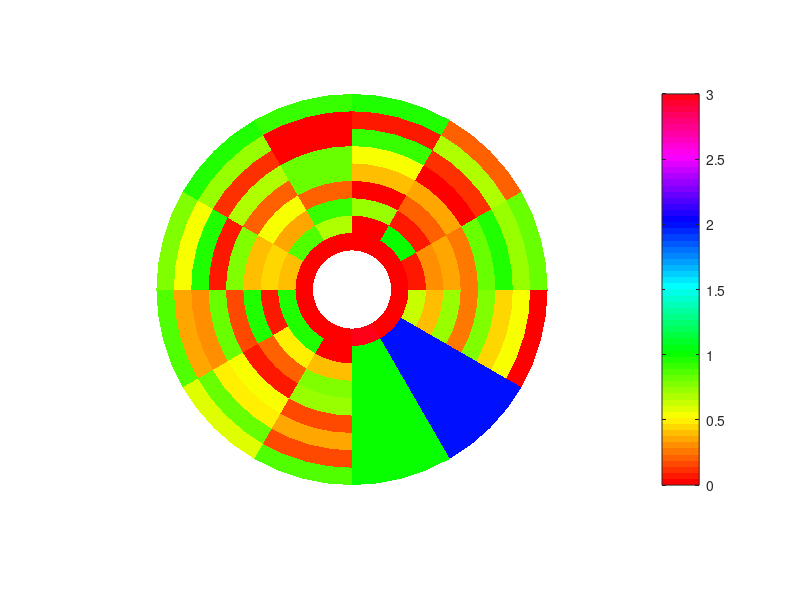

Source code (MATLAB):
% BULLSEYE plots patch data in polar coordinates.  The DATA matrix is
% mapped to a bullseye plot as follows.  The matrix rows are mapped to 
% the circumference and matrix columns are mapped to radial direction.  For
% example, the top-left (first row, first column) data point in the matrix is
% mapped to the inner-most radial patch and starts from 0 degrees (far
% right of bullseye, not top) and extends counter-clockwise.  
%
% If you use the hard coded cardiac anatomic lables then this first
% row is within the INFEROTLATERAL segment.  The last row is within the
% INFERIOR segment.
%
% SYNTAX: h=bullseye(DATA,varargin)
%
% color       - matrix of data (ROWSxCOLUMNS==CIRCUMFERENCExRADIUS)
% param.N     - number of points used to define each patch
% param.rho   - 2x1 or 1x2 vector of inner and outer radius
% param.tht   - 2x1 or 1x2 vector of beginning and ending circumference in DEGREES
% param.tht0  - 1x1 value in degrees indicating the circumferential location of the first segment (>0 is CCW)
% param.labels- 0 or 1, flag that turns on anatomic labeling
% param.lines - 1x2 or 2x1, determines number of RADIAL x CIRCUMFERENTIAL lines to use for anatomic sector emphasis
%
% h     - handle for the patch object
%
% Example: bullseye;                                    % Try running it with no input arguments.
%          bullseye(rand(3,5),'N',100,'tht',[45 180]);
%
% Feedback:  Rate this file @ <a href="matlab:web('http://www.mathworks.com/matlabcentral/fileexchange/loadAuthor.do?objectType=author&objectId=1093772','-browser')">MATLAB Central File Exchange</a>
%
% DBE 2004/07/21
% DBE 2005/10/24 Minor bug fixes

% http://www.mathworks.com/matlabcentral/fileexchange/loadAuthor.do?objectType=author&objectId=1093772&objectType=author

function [h,t]=bullseye(data,varargin);
figure;
hold on;
if nargin==0
  data=rand(12,9);
  data(1,:)=1;
  data(2,:)=2;
  data(:,1)=0;
  data(1,1)=3;
  data
end

data=flipud(data);  % The matrices are defined from left to right...graph is CCW

param.N    =[];
param.rho  =[];
param.tht  =[];
param.tht0 =[];
param.label=[];
param.lines=[];

i = 1;
while i <= length(varargin);
  switch lower(varargin{i})
    case 'n'
      param.N    =varargin{i+1};   i=i+2;
    case 'rho'
      param.rho  =varargin{i+1};   i=i+2;
    case 'tht'
      param.tht  =varargin{i+1};   i=i+2;
    case 'tht0'
      param.tht0 =varargin{i+1};   i=i+2;
    case {'label','labels'}
      param.label=varargin{i+1};   i=i+2;
    case 'lines'
      param.lines=varargin{i+1};   i=i+2;
    otherwise
      error(['Input argument ',varargin{i},' not valid.']);
  end
end

if isempty(param.N   ),      param.N     =5                            ; end
if isempty(param.rho ),      param.rho   =[1 5]                        ; end
if isempty(param.tht ),      param.tht   =[0 360]                      ; end
if isempty(param.tht0),      param.tht0  =0                            ; end
if isempty(param.label),     param.label =0                            ; end
if isempty(param.lines),     param.lines =[]                           ; end

[X,Y]=gen_xy(data,param);
h=patch(X,Y,lin(data')');


% Make colormap:
max_color = [47    85   94] ./ 255;
min_color = [51   213  255] ./ 255;

r_vec     = linspace(max_color(1), min_color(1), numel(data));
g_vec     = linspace(max_color(2), min_color(2), numel(data));
b_vec     = linspace(max_color(3), min_color(3), numel(data));

% Looks good:
% max_color = [  0    0    0] ./ 255;
% red_color = [51    213    255] ./ 255;
% min_color = [255  255  255] ./ 255;
% 
% 
% r_vec     = horzcat(linspace(max_color(1), red_color(1), numel(data) / 2), linspace(red_color(1), min_color(1), numel(data) / 2));
% g_vec     = horzcat(linspace(max_color(2), red_color(2), numel(data) / 2), linspace(red_color(2), min_color(2), numel(data) / 2));
% b_vec     = horzcat(linspace(max_color(3), red_color(3), numel(data) / 2), linspace(red_color(3), min_color(3), numel(data) / 2));

map = [r_vec; g_vec; b_vec]';

% SPECT colors:
% min_color    = [  0    0        0] ./ 255;
% yellow_color = [255  255        0] ./ 255;             
% red_color    = [255    0        0] ./ 255;
% purple_color = [126    0      227] ./ 255;
% max_color    = [255    255    255] ./ 255;
% n = 4;
% 
%             
%             
% r_vec       = [   linspace(max_color(1), yellow_color(1), numel(data)/n)...
%                linspace(yellow_color(1),    red_color(1), numel(data)/n)...
%                linspace(   red_color(1), purple_color(1), numel(data)/n)...
%                linspace(purple_color(1),    min_color(1), numel(data)/n)  ];
% 
% g_vec       = [   linspace(max_color(2), yellow_color(2), numel(data)/n)...
%                linspace(yellow_color(2),    red_color(2), numel(data)/n)...
%                linspace(   red_color(2), purple_color(2), numel(data)/n)...
%                linspace(purple_color(2),    min_color(2), numel(data)/n)  ];
% 
% b_vec       = [   linspace(max_color(3), yellow_color(3), numel(data)/n)...
%                linspace(yellow_color(3),    red_color(3), numel(data)/n)...
%                linspace(   red_color(3), purple_color(3), numel(data)/n)...
%                linspace(purple_color(3),    min_color(3), numel(data)/n)  ];
% r_vec      = flipdim(r_vec, 2);
% g_vec      = flipdim(g_vec, 2);
% b_vec      = flipdim(b_vec, 2);
% map = [r_vec; g_vec; b_vec]';


colormap(hsv);
% colormap(map);
% h=patch(X,Y,color_mat);
set(h,'linewidth',1,'edgecolor','none');
if ~isempty(param.lines)
  [X,Y]=gen_xy(zeros(param.lines),param);

  h=patch(X,Y,lin(zeros(param.lines)')');
    set(h,'linewidth',1,'facecolor','none','edgecolor','none');
end

axis equal off;
set(gcf,'color',[1 1 1]);

if param.label, t=bull_labels(param); end

c=colorbar;

return

function [X,Y]=gen_xy(data,param);
ind=1;
for j=1:size(data,1)
  for k=1:size(data,2)
    dtht=-diff(param.tht)/size(data,1);
    tht1=dtht*(j-1)+param.tht(1)-param.tht0-90;
    tht2=dtht* j   +param.tht(1)-param.tht0-90;
    
    dr=diff(param.rho)/size(data,2);
    rho1=dr*(k-1)+param.rho(1);
    rho2=dr* k   +param.rho(1);
    
    ang = linspace(tht1/180*pi,tht2/180*pi,param.N);
    [arc1.x,arc1.y]=pol2cart(ang,rho1);
    [arc2.x,arc2.y]=pol2cart(ang,rho2);
    X(:,ind)=[arc1.x arc2.x(end:-1:1)];
    Y(:,ind)=[arc1.y arc2.y(end:-1:1)];
    ind=ind+1;
  end
end
return

function t=bull_labels(param);

% Labels are added CCW...this alone determines that the first ROW is INFEROLATERAL etc...
% label{1}='inferoseptal';
% label{2}='inferior';
% label{3}='inferolateral';
% label{4}='anterolateral';
% label{5}='anterior';
% label{6}='anteroseptal';
label{1}='anterior';
label{2}='anteroseptal';
label{3}='inferoseptal';
label{4}='inferior';
label{5}='inferolateral';
label{6}='anterolateral';

for k=1:length(label)  
%   ang=(60*(k-1)-param.tht0-30)*(pi/180);
  ang=(60*(k-1)-param.tht0-60)*(pi/180);
%   [x,y]=pol2cart(ang,1.08*max(param.rho));
  [x,y]=pol2cart(ang,0.875*max(param.rho));
  t(k)=text(x,y,label{k});
  if rem((ang*180/pi),360)>=180
    set(t(k),'rotation',ang*(180/pi)+90,'HorizontalAlignment','Center','FontSize',14,'FontName','Courier','FontWeight','Bold');
  elseif (ang*180/pi)==0 | (ang*180/pi)==360
    set(t(k),'rotation',ang*(180/pi)+90,'HorizontalAlignment','Center','FontSize',14,'FontName','Courier','FontWeight','Bold');
  else
    set(t(k),'rotation',ang*(180/pi)-90,'HorizontalAlignment','Center','FontSize',14,'FontName','Courier','FontWeight','Bold');
  end
end

return

%  This function linearizes a matrix (m) of any dimension (eg M=m(:)).
%  If an index vector (ind) is given then the the ind entries of m(:) are
%  returned.
%
% SYNTAX: m=lin(m);
%         m=lin(m,ind);
%
% DBE 12/22/03

function m=lin(m,ind);

m=m(:);

if nargin==2
  m=m(ind);
end

return